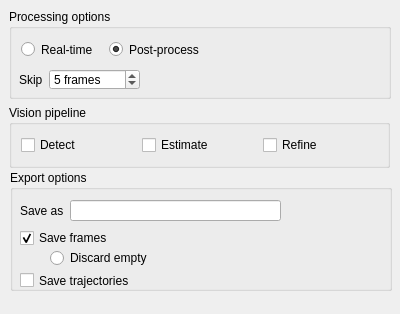
<?xml version="1.0" encoding="UTF-8"?>
<ui version="4.0">
 <class>QVisionWidget</class>
 <widget class="QWidget" name="QVisionWidget">
  <property name="geometry">
   <rect>
    <x>0</x>
    <y>0</y>
    <width>400</width>
    <height>314</height>
   </rect>
  </property>
  <property name="windowTitle">
   <string>Form</string>
  </property>
  <widget class="QGroupBox" name="groupExport">
   <property name="geometry">
    <rect>
     <x>10</x>
     <y>170</y>
     <width>382</width>
     <height>121</height>
    </rect>
   </property>
   <property name="title">
    <string>Export options</string>
   </property>
   <widget class="QCheckBox" name="checkFrames">
    <property name="geometry">
     <rect>
      <x>10</x>
      <y>60</y>
      <width>271</width>
      <height>16</height>
     </rect>
    </property>
    <property name="text">
     <string>Save frames</string>
    </property>
    <property name="checked">
     <bool>true</bool>
    </property>
    <property name="tristate">
     <bool>false</bool>
    </property>
   </widget>
   <widget class="QCheckBox" name="checkTrajectories">
    <property name="geometry">
     <rect>
      <x>10</x>
      <y>100</y>
      <width>267</width>
      <height>21</height>
     </rect>
    </property>
    <property name="text">
     <string>Save trajectories</string>
    </property>
   </widget>
   <widget class="QLineEdit" name="lineSave">
    <property name="geometry">
     <rect>
      <x>60</x>
      <y>30</y>
      <width>211</width>
      <height>21</height>
     </rect>
    </property>
   </widget>
   <widget class="QLabel" name="labelSave">
    <property name="geometry">
     <rect>
      <x>10</x>
      <y>30</y>
      <width>51</width>
      <height>21</height>
     </rect>
    </property>
    <property name="text">
     <string>Save as</string>
    </property>
   </widget>
   <widget class="QRadioButton" name="bdiscard">
    <property name="geometry">
     <rect>
      <x>40</x>
      <y>80</y>
      <width>111</width>
      <height>16</height>
     </rect>
    </property>
    <property name="text">
     <string>Discard empty</string>
    </property>
   </widget>
  </widget>
  <widget class="QGroupBox" name="groupPipeline">
   <property name="geometry">
    <rect>
     <x>9</x>
     <y>105</y>
     <width>381</width>
     <height>63</height>
    </rect>
   </property>
   <property name="title">
    <string>Vision pipeline</string>
   </property>
   <layout class="QHBoxLayout" name="horizontalLayout_5">
    <item>
     <widget class="QCheckBox" name="checkDetect">
      <property name="text">
       <string>Detect</string>
      </property>
     </widget>
    </item>
    <item>
     <widget class="QCheckBox" name="checkEstimate">
      <property name="text">
       <string>Estimate</string>
      </property>
     </widget>
    </item>
    <item>
     <widget class="QCheckBox" name="checkRefine">
      <property name="text">
       <string>Refine</string>
      </property>
     </widget>
    </item>
   </layout>
  </widget>
  <widget class="QGroupBox" name="groupProcess">
   <property name="geometry">
    <rect>
     <x>9</x>
     <y>9</y>
     <width>382</width>
     <height>90</height>
    </rect>
   </property>
   <property name="title">
    <string>Processing options</string>
   </property>
   <widget class="QLabel" name="label">
    <property name="geometry">
     <rect>
      <x>10</x>
      <y>60</y>
      <width>31</width>
      <height>21</height>
     </rect>
    </property>
    <property name="text">
     <string>Skip</string>
    </property>
   </widget>
   <widget class="QRadioButton" name="bpost">
    <property name="geometry">
     <rect>
      <x>12</x>
      <y>30</y>
      <width>83</width>
      <height>21</height>
     </rect>
    </property>
    <property name="text">
     <string>Real-time</string>
    </property>
   </widget>
   <widget class="QRadioButton" name="breal">
    <property name="geometry">
     <rect>
      <x>100</x>
      <y>30</y>
      <width>102</width>
      <height>21</height>
     </rect>
    </property>
    <property name="text">
     <string>Post-process</string>
    </property>
    <property name="checked">
     <bool>true</bool>
    </property>
   </widget>
   <widget class="QSpinBox" name="skipBox">
    <property name="geometry">
     <rect>
      <x>40</x>
      <y>60</y>
      <width>91</width>
      <height>21</height>
     </rect>
    </property>
    <property name="suffix">
     <string> frames</string>
    </property>
    <property name="prefix">
     <string/>
    </property>
    <property name="maximum">
     <number>50</number>
    </property>
    <property name="value">
     <number>5</number>
    </property>
   </widget>
  </widget>
 </widget>
 <resources/>
 <connections/>
</ui>
